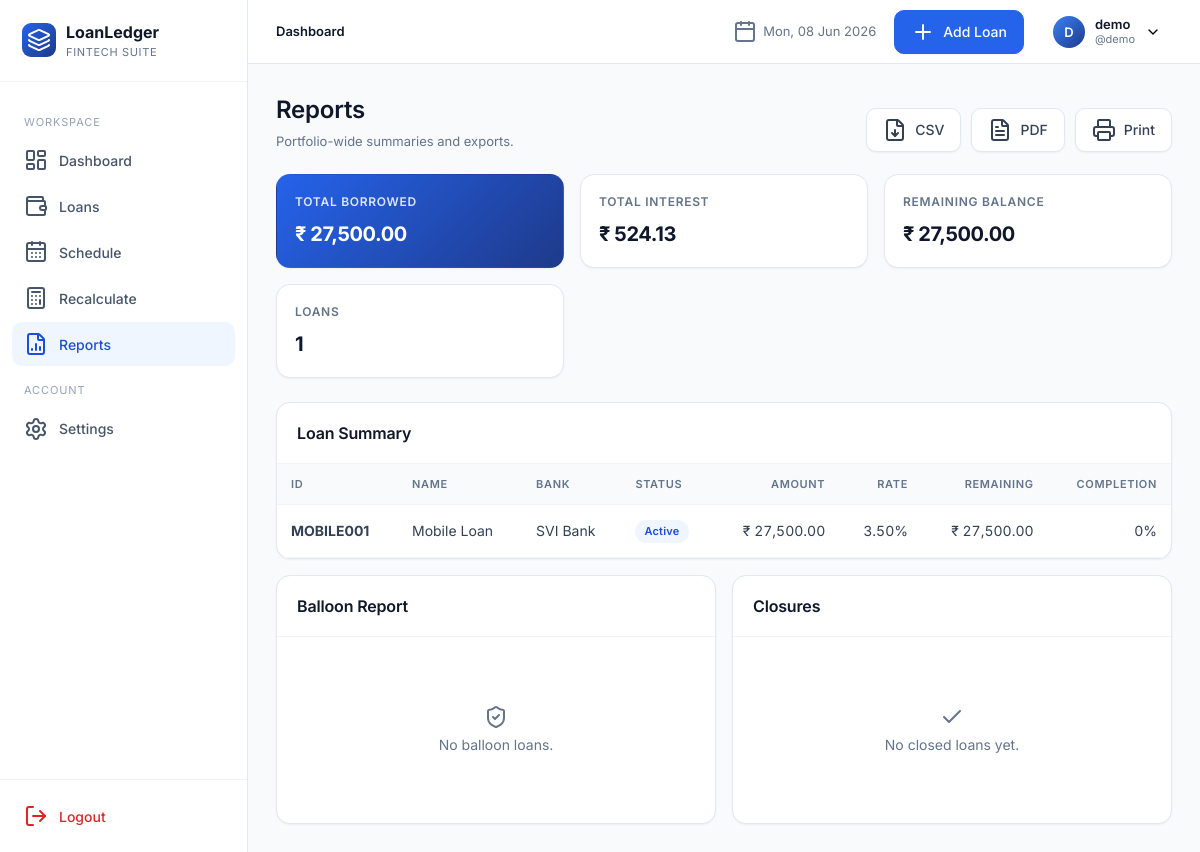
/reports/ (signed in), run on an earlier commit of the app's database.
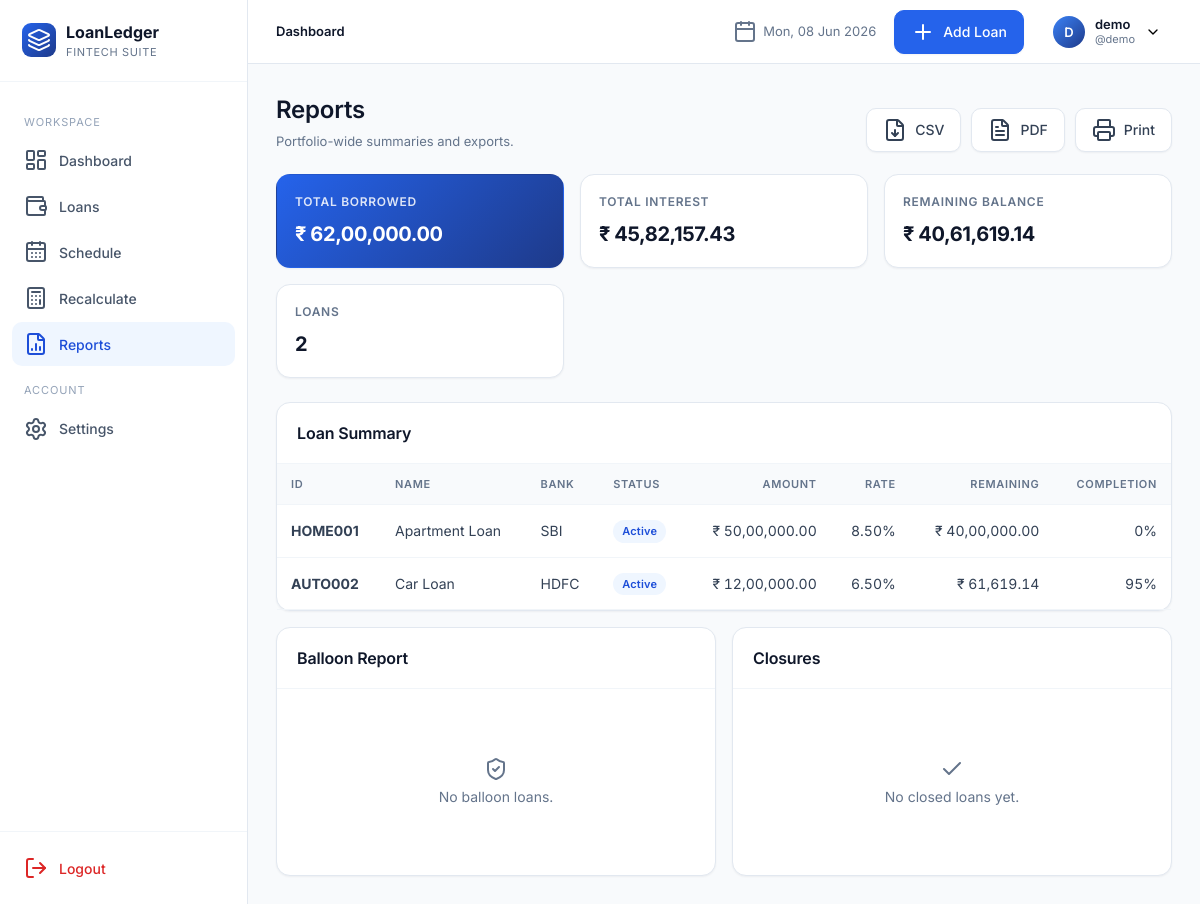
And on a later commit of the database.
### app/models.py (models this page shows, shortened)
class User(UserMixin, db.Model):
    __tablename__ = "users"
    id = db.Column(db.Integer, primary_key=True)
    full_name = db.Column(db.String(120), nullable=False)
    username = db.Column(db.String(64), unique=True, nullable=False, index=True)
    email = db.Column(db.String(160), unique=True, nullable=False, index=True)
    password_hash = db.Column(db.String(256), nullable=False)
    preferred_currency = db.Column(db.String(8), default="INR")
    preferred_date_format = db.Column(db.String(20), default="%d %b %Y")
    created_at = db.Column(db.DateTime, default=datetime.utcnow)
    loans = db.relationship("Loan", backref="owner", lazy="dynamic", cascade="all, delete-orphan")

class Loan(db.Model):
    __tablename__ = "loans"
    id = db.Column(db.Integer, primary_key=True)
    user_id = db.Column(db.Integer, db.ForeignKey("users.id"), nullable=False, index=True)
    loan_id = db.Column(db.String(40), nullable=False, index=True)  # manual unique per user
    loan_name = db.Column(db.String(120), nullable=False)
    loan_category = db.Column(db.String(50), nullable=False, default="Personal")
    bank_name = db.Column(db.String(120), nullable=False)
    loan_amount = db.Column(db.Float, nullable=False)
    interest_rate = db.Column(db.Float, nullable=False)  # annual %
    down_payment = db.Column(db.Float, default=0)
    custom_emi = db.Column(db.Float, nullable=True)
    start_date = db.Column(db.Date, nullable=False)
    tenure_months = db.Column(db.Integer, nullable=False)
    loan_status = db.Column(db.String(20), default="Active", index=True)
    remaining_balance = db.Column(db.Float, default=0)
    completion_percentage = db.Column(db.Float, default=0)
    is_archived = db.Column(db.Boolean, default=False, index=True)
    balloon_date = db.Column(db.Date, nullable=True)
    balloon_amount = db.Column(db.Float, nullable=True)
    notes = db.Column(db.Text)
    closed_at = db.Column(db.DateTime, nullable=True)
    final_amount = db.Column(db.Float, nullable=True)
    closure_notes = db.Column(db.Text, nullable=True)
    created_at = db.Column(db.DateTime, default=datetime.utcnow)
    updated_at = db.Column(db.DateTime, default=datetime.utcnow, onupdate=datetime.utcnow)
    schedules = db.relationship("Schedule", backref="loan", lazy="dynamic",
                                cascade="all, delete-orphan", order_by="Schedule.month_index")
    __table_args__ = (db.UniqueConstraint("user_id", "loan_id", name="uq_user_loanid"),)

### app/blueprints/reports.py (the view)
@reports_bp.route("/")
@login_required
def index():
    loans = current_user.loans.filter_by(is_archived=False).all()
    total_borrowed = sum(l.loan_amount for l in loans)
    total_remaining = sum(l.remaining_balance for l in loans)
    total_interest = sum(s.interest for l in loans for s in l.schedules)
    balloons = [l for l in loans if l.balloon_date]
    closures = [l for l in loans if l.loan_status == "Completed"]
    return render_template("reports/index.html", loans=loans,
                           total_borrowed=total_borrowed, total_remaining=total_remaining,
                           total_interest=total_interest, balloons=balloons, closures=closures)

### app/templates/reports/index.html (shortened to what this page needs)
{% extends "base.html" %}
{% block content %}
<div class="page-header">
  <div class="title-block"><h1>Reports</h1><div class="sub">Portfolio-wide summaries and exports.</div></div>
  <div class="actions">
    <a href="{{ url_for('reports.export_csv') }}" class="btn secondary"><i data-lucide="file-down"></i> CSV</a>
    <a href="{{ url_for('reports.export_pdf') }}" class="btn secondary"><i data-lucide="file-text"></i> PDF</a>
    <a href="{{ url_for('reports.print_view') }}" class="btn secondary" target="_blank"><i data-lucide="printer"></i> Print</a>
  </div>
</div>
<div class="kpi-grid">
  <div class="kpi accent"><div class="label">Total Borrowed</div><div class="value">{{ total_borrowed|money }}</div></div>
  <div class="kpi"><div class="label">Total Interest</div><div class="value">{{ total_interest|money }}</div></div>
  <div class="kpi"><div class="label">Remaining Balance</div><div class="value">{{ total_remaining|money }}</div></div>
  <div class="kpi"><div class="label">Loans</div><div class="value">{{ loans|length }}</div></div>
</div>
<div class="card" style="margin-bottom:16px">
  <div class="card-header"><h3>Loan Summary</h3></div>
  <div class="table-wrap">
    <table class="tbl">
      <thead><tr><th>ID</th><th>Name</th><th>Bank</th><th>Status</th><th class="num">Amount</th><th class="num">Rate</th><th class="num">Remaining</th><th class="num">Completion</th></tr></thead>
      <tbody>{% for l in loans %}
        <tr><td><strong>{{ l.loan_id }}</strong></td><td>{{ l.loan_name }}</td><td>{{ l.bank_name }}</td>
            <td><span class="badge {{ l.loan_status.replace(' ','') }}">{{ l.loan_status }}</span></td>
            <td class="num">{{ l.loan_amount|money }}</td><td class="num">{{ '%.2f'|format(l.interest_rate) }}%</td>
            <td class="num">{{ l.remaining_balance|money }}</td><td class="num">{{ '%.0f'|format(l.completion_percentage) }}%</td></tr>
      {% endfor %}</tbody>
    </table>
  </div>
</div>
<div class="grid grid-2">
  <div class="card">
    <div class="card-header"><h3>Balloon Report</h3></div>
    <div class="card-body">
      {% if balloons %}
      <table class="tbl"><thead><tr><th>Loan</th><th>Date</th><th class="num">Amount</th></tr></thead>
      <tbody>{% for l in balloons %}<tr><td>{{ l.loan_id }}</td><td>{{ l.balloon_date|fdate }}</td><td class="num">{{ l.balloon_amount|money }}</td></tr>{% endfor %}</tbody></table>
      {% else %}<div class="empty"><i data-lucide="shield-check"></i><p>No balloon loans.</p></div>{% endif %}
    </div>
  </div>
  <div class="card">
    <div class="card-header"><h3>Closures</h3></div>
    <div class="card-body">
      {% if closures %}
      <table class="tbl"><thead><tr><th>Loan</th><th>Closed</th><th class="num">Final</th></tr></thead>
      <tbody>{% for l in closures %}<tr><td>{{ l.loan_id }}</td><td>{{ l.closed_at|fdate }}</td><td class="num">{{ l.final_amount|money }}</td></tr>{% endfor %}</tbody></table>
      {% else %}<div class="empty"><i data-lucide="check"></i><p>No closed loans yet.</p></div>{% endif %}
    </div>
  </div>
</div>
{% endblock %}

### app/templates/_topnav.html (shortened to what this page needs)
<header class="topnav">
  <div class="crumbs">
    {% block crumbs %}<strong>Dashboard</strong>{% endblock %}
  </div>
  <div class="date"><i data-lucide="calendar"></i> {{ now.strftime('%a, %d %b %Y') }}</div>
  {% if request.endpoint and not request.endpoint.startswith('settings.') %}
    <a href="{{ url_for('loans.add') }}" class="btn"><i data-lucide="plus"></i> Add Loan</a>
  {% endif %}
  <div class="profile">
    <button class="profile-btn">
      <div class="avatar">{{ current_user.full_name[:1]|upper }}</div>
      <div style="text-align:left;line-height:1.2">
        <div style="font-weight:600;font-size:13px;color:var(--slate-900)">{{ current_user.full_name }}</div>
        <div style="font-size:11px;color:var(--slate-500)">@{{ current_user.username }}</div>
      </div>
      <i data-lucide="chevron-down" style="width:16px;height:16px"></i>
    </button>
  </div>
</header>

What changed in the data, as far as the page shows it:
removed Loan: loan_id "MOBILE001", loan_name "Mobile Loan", bank_name "SVI Bank", loan_status "Active", loan_amount "₹ 27,500.00", interest_rate "3.50", remaining_balance "₹ 27,500.00", completion_percentage "0"
changed User "demo": preferred_currency "₹ 27,500.00" → "₹ 62,00,000.00"; preferred_currency "₹ 524.13" → "₹ 45,82,157.43"; preferred_currency "₹ 27,500.00" → "₹ 40,61,619.14"
added Loan: loan_id "HOME001", loan_name "Apartment Loan", bank_name "SBI", loan_status "Active", loan_amount "₹ 50,00,000.00", interest_rate "8.50", remaining_balance "₹ 40,00,000.00", completion_percentage "0"
added Loan: loan_id "AUTO002", loan_name "Car Loan", bank_name "HDFC", loan_status "Active", loan_amount "₹ 12,00,000.00", interest_rate "6.50", remaining_balance "₹ 61,619.14", completion_percentage "95"
Also different on the page:
{{ loans|length }}: "1" → "2"
